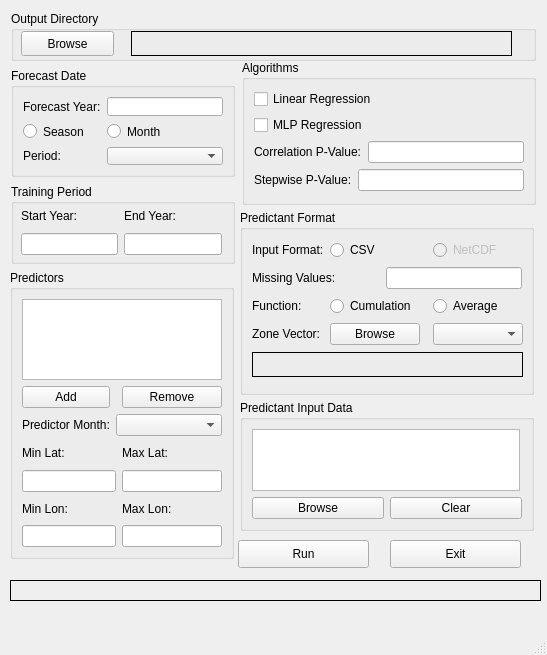
<?xml version="1.0" encoding="UTF-8"?>
<ui version="4.0">
 <class>MainWindow</class>
 <widget class="QMainWindow" name="MainWindow">
  <property name="geometry">
   <rect>
    <x>0</x>
    <y>0</y>
    <width>547</width>
    <height>655</height>
   </rect>
  </property>
  <property name="minimumSize">
   <size>
    <width>547</width>
    <height>655</height>
   </size>
  </property>
  <property name="maximumSize">
   <size>
    <width>547</width>
    <height>655</height>
   </size>
  </property>
  <property name="windowTitle">
   <string>SADC Climate Forecasting Tool v1.3.3</string>
  </property>
  <property name="windowIcon">
   <iconset>
    <normaloff>sadc.ico</normaloff>sadc.ico</iconset>
  </property>
  <widget class="QWidget" name="centralwidget">
   <widget class="QGroupBox" name="groupBox_2">
    <property name="geometry">
     <rect>
      <x>11</x>
      <y>11</y>
      <width>525</width>
      <height>50</height>
     </rect>
    </property>
    <property name="minimumSize">
     <size>
      <width>525</width>
      <height>50</height>
     </size>
    </property>
    <property name="maximumSize">
     <size>
      <width>525</width>
      <height>50</height>
     </size>
    </property>
    <property name="title">
     <string>Output Directory</string>
    </property>
    <widget class="QPushButton" name="outputButton">
     <property name="geometry">
      <rect>
       <x>10</x>
       <y>20</y>
       <width>93</width>
       <height>25</height>
      </rect>
     </property>
     <property name="text">
      <string>Browse</string>
     </property>
    </widget>
    <widget class="QLabel" name="outdirlabel">
     <property name="geometry">
      <rect>
       <x>120</x>
       <y>20</y>
       <width>381</width>
       <height>25</height>
      </rect>
     </property>
     <property name="minimumSize">
      <size>
       <width>381</width>
       <height>25</height>
      </size>
     </property>
     <property name="maximumSize">
      <size>
       <width>381</width>
       <height>25</height>
      </size>
     </property>
     <property name="frameShape">
      <enum>QFrame::Box</enum>
     </property>
     <property name="text">
      <string/>
     </property>
    </widget>
   </widget>
   <widget class="QGroupBox" name="groupBox">
    <property name="geometry">
     <rect>
      <x>11</x>
      <y>68</y>
      <width>224</width>
      <height>109</height>
     </rect>
    </property>
    <property name="minimumSize">
     <size>
      <width>224</width>
      <height>109</height>
     </size>
    </property>
    <property name="maximumSize">
     <size>
      <width>224</width>
      <height>109</height>
     </size>
    </property>
    <property name="title">
     <string>Forecast Date</string>
    </property>
    <layout class="QGridLayout" name="gridLayout">
     <item row="0" column="0">
      <widget class="QLabel" name="label">
       <property name="text">
        <string>Forecast Year:</string>
       </property>
      </widget>
     </item>
     <item row="0" column="1">
      <widget class="QLineEdit" name="fcstyearlineEdit"/>
     </item>
     <item row="1" column="0">
      <widget class="QRadioButton" name="period1Radio">
       <property name="text">
        <string>Season</string>
       </property>
      </widget>
     </item>
     <item row="1" column="1">
      <widget class="QRadioButton" name="period2Radio">
       <property name="text">
        <string>Month</string>
       </property>
      </widget>
     </item>
     <item row="2" column="0">
      <widget class="QLabel" name="label_2">
       <property name="text">
        <string>Period:</string>
       </property>
      </widget>
     </item>
     <item row="2" column="1">
      <widget class="QComboBox" name="periodComboBox"/>
     </item>
    </layout>
   </widget>
   <widget class="QGroupBox" name="groupBox_4">
    <property name="geometry">
     <rect>
      <x>242</x>
      <y>60</y>
      <width>294</width>
      <height>145</height>
     </rect>
    </property>
    <property name="minimumSize">
     <size>
      <width>294</width>
      <height>0</height>
     </size>
    </property>
    <property name="maximumSize">
     <size>
      <width>294</width>
      <height>304</height>
     </size>
    </property>
    <property name="title">
     <string>Algorithms</string>
    </property>
    <layout class="QGridLayout" name="gridLayout_4">
     <item row="0" column="0" colspan="3">
      <widget class="QCheckBox" name="LRcheckBox">
       <property name="text">
        <string>Linear Regression</string>
       </property>
      </widget>
     </item>
     <item row="1" column="0" colspan="3">
      <widget class="QCheckBox" name="MLPcheckBox">
       <property name="text">
        <string>MLP Regression</string>
       </property>
      </widget>
     </item>
     <item row="2" column="0" colspan="2">
      <widget class="QLabel" name="label_7">
       <property name="text">
        <string>Correlation P-Value:</string>
       </property>
      </widget>
     </item>
     <item row="2" column="2">
      <widget class="QLineEdit" name="pvaluelineEdit"/>
     </item>
     <item row="3" column="0">
      <widget class="QLabel" name="label_9">
       <property name="text">
        <string>Stepwise P-Value:</string>
       </property>
      </widget>
     </item>
     <item row="3" column="1" colspan="2">
      <widget class="QLineEdit" name="swpvaluelineEdit"/>
     </item>
    </layout>
   </widget>
   <widget class="QGroupBox" name="TrainingPeriod">
    <property name="geometry">
     <rect>
      <x>11</x>
      <y>184</y>
      <width>224</width>
      <height>80</height>
     </rect>
    </property>
    <property name="minimumSize">
     <size>
      <width>224</width>
      <height>80</height>
     </size>
    </property>
    <property name="maximumSize">
     <size>
      <width>224</width>
      <height>80</height>
     </size>
    </property>
    <property name="title">
     <string>Training Period</string>
    </property>
    <widget class="QWidget" name="layoutWidget">
     <property name="geometry">
      <rect>
       <x>10</x>
       <y>20</y>
       <width>201</width>
       <height>51</height>
      </rect>
     </property>
     <layout class="QGridLayout" name="gridLayout_3">
      <item row="0" column="0">
       <widget class="QLabel" name="label_3">
        <property name="text">
         <string>Start Year:</string>
        </property>
       </widget>
      </item>
      <item row="0" column="1">
       <widget class="QLabel" name="label_4">
        <property name="text">
         <string>End Year:</string>
        </property>
       </widget>
      </item>
      <item row="1" column="0">
       <widget class="QLineEdit" name="startyearLineEdit">
        <property name="minimumSize">
         <size>
          <width>0</width>
          <height>22</height>
         </size>
        </property>
       </widget>
      </item>
      <item row="1" column="1">
       <widget class="QLineEdit" name="endyearLineEdit">
        <property name="minimumSize">
         <size>
          <width>0</width>
          <height>22</height>
         </size>
        </property>
       </widget>
      </item>
     </layout>
    </widget>
   </widget>
   <widget class="QGroupBox" name="groupBox_3">
    <property name="geometry">
     <rect>
      <x>10</x>
      <y>270</y>
      <width>224</width>
      <height>289</height>
     </rect>
    </property>
    <property name="minimumSize">
     <size>
      <width>224</width>
      <height>171</height>
     </size>
    </property>
    <property name="maximumSize">
     <size>
      <width>224</width>
      <height>500</height>
     </size>
    </property>
    <property name="title">
     <string>Predictors</string>
    </property>
    <layout class="QGridLayout" name="gridLayout_5">
     <item row="0" column="0" colspan="3">
      <widget class="QListWidget" name="predictorlistWidget">
       <property name="sizePolicy">
        <sizepolicy hsizetype="Fixed" vsizetype="Fixed">
         <horstretch>0</horstretch>
         <verstretch>0</verstretch>
        </sizepolicy>
       </property>
       <property name="maximumSize">
        <size>
         <width>16777215</width>
         <height>81</height>
        </size>
       </property>
       <property name="baseSize">
        <size>
         <width>0</width>
         <height>0</height>
        </size>
       </property>
       <property name="horizontalScrollBarPolicy">
        <enum>Qt::ScrollBarAlwaysOff</enum>
       </property>
       <property name="selectionMode">
        <enum>QAbstractItemView::SingleSelection</enum>
       </property>
      </widget>
     </item>
     <item row="1" column="0">
      <widget class="QPushButton" name="addpredictButton">
       <property name="text">
        <string>Add</string>
       </property>
      </widget>
     </item>
     <item row="1" column="2">
      <widget class="QPushButton" name="removepredictButton">
       <property name="text">
        <string>Remove</string>
       </property>
      </widget>
     </item>
     <item row="2" column="0">
      <widget class="QLabel" name="label_6">
       <property name="text">
        <string>Predictor Month:</string>
       </property>
      </widget>
     </item>
     <item row="2" column="1" colspan="2">
      <widget class="QComboBox" name="predictMonthComboBox"/>
     </item>
     <item row="3" column="0">
      <widget class="QLabel" name="label_15">
       <property name="text">
        <string>Min Lat:</string>
       </property>
      </widget>
     </item>
     <item row="3" column="2">
      <widget class="QLabel" name="label_5">
       <property name="text">
        <string>Max Lat:</string>
       </property>
      </widget>
     </item>
     <item row="4" column="0" colspan="2">
      <widget class="QLineEdit" name="minlatLineEdit">
       <property name="minimumSize">
        <size>
         <width>0</width>
         <height>22</height>
        </size>
       </property>
      </widget>
     </item>
     <item row="4" column="2">
      <widget class="QLineEdit" name="maxlatLineEdit">
       <property name="minimumSize">
        <size>
         <width>0</width>
         <height>22</height>
        </size>
       </property>
      </widget>
     </item>
     <item row="5" column="0">
      <widget class="QLabel" name="label_17">
       <property name="text">
        <string>Min Lon:</string>
       </property>
      </widget>
     </item>
     <item row="5" column="2">
      <widget class="QLabel" name="label_16">
       <property name="text">
        <string>Max Lon:</string>
       </property>
      </widget>
     </item>
     <item row="6" column="0" colspan="2">
      <widget class="QLineEdit" name="minlonLineEdit">
       <property name="minimumSize">
        <size>
         <width>0</width>
         <height>22</height>
        </size>
       </property>
      </widget>
     </item>
     <item row="6" column="2">
      <widget class="QLineEdit" name="maxlonLineEdit">
       <property name="minimumSize">
        <size>
         <width>0</width>
         <height>22</height>
        </size>
       </property>
      </widget>
     </item>
    </layout>
   </widget>
   <widget class="QGroupBox" name="groupBox_6">
    <property name="geometry">
     <rect>
      <x>240</x>
      <y>210</y>
      <width>294</width>
      <height>185</height>
     </rect>
    </property>
    <property name="minimumSize">
     <size>
      <width>294</width>
      <height>185</height>
     </size>
    </property>
    <property name="maximumSize">
     <size>
      <width>294</width>
      <height>185</height>
     </size>
    </property>
    <property name="title">
     <string>Predictant Format</string>
    </property>
    <layout class="QGridLayout" name="gridLayout_7">
     <item row="0" column="0">
      <widget class="QLabel" name="label_11">
       <property name="text">
        <string>Input Format:</string>
       </property>
      </widget>
     </item>
     <item row="0" column="1">
      <widget class="QRadioButton" name="CSVRadio">
       <property name="text">
        <string>CSV</string>
       </property>
       <attribute name="buttonGroup">
        <string notr="true">buttonGroup</string>
       </attribute>
      </widget>
     </item>
     <item row="0" column="3">
      <widget class="QRadioButton" name="NetCDFRadio">
       <property name="enabled">
        <bool>false</bool>
       </property>
       <property name="text">
        <string>NetCDF</string>
       </property>
       <attribute name="buttonGroup">
        <string notr="true">buttonGroup</string>
       </attribute>
      </widget>
     </item>
     <item row="1" column="0" colspan="2">
      <widget class="QLabel" name="label_14">
       <property name="text">
        <string>Missing Values:</string>
       </property>
      </widget>
     </item>
     <item row="1" column="2" colspan="2">
      <widget class="QLineEdit" name="missingvalueslineEdit">
       <property name="text">
        <string/>
       </property>
      </widget>
     </item>
     <item row="2" column="0">
      <widget class="QLabel" name="label_12">
       <property name="text">
        <string>Function:</string>
       </property>
      </widget>
     </item>
     <item row="2" column="1" colspan="2">
      <widget class="QRadioButton" name="cumRadio">
       <property name="text">
        <string>Cumulation</string>
       </property>
       <attribute name="buttonGroup">
        <string notr="true">buttonGroup_2</string>
       </attribute>
      </widget>
     </item>
     <item row="2" column="3">
      <widget class="QRadioButton" name="avgRadio">
       <property name="text">
        <string>Average</string>
       </property>
       <attribute name="buttonGroup">
        <string notr="true">buttonGroup_2</string>
       </attribute>
      </widget>
     </item>
     <item row="3" column="0">
      <widget class="QLabel" name="label_10">
       <property name="text">
        <string>Zone Vector:</string>
       </property>
      </widget>
     </item>
     <item row="3" column="1" colspan="2">
      <widget class="QPushButton" name="ZoneButton">
       <property name="maximumSize">
        <size>
         <width>90</width>
         <height>16777215</height>
        </size>
       </property>
       <property name="text">
        <string>Browse</string>
       </property>
      </widget>
     </item>
     <item row="3" column="3">
      <widget class="QComboBox" name="zoneIDcomboBox">
       <property name="minimumSize">
        <size>
         <width>90</width>
         <height>0</height>
        </size>
       </property>
      </widget>
     </item>
     <item row="4" column="0" colspan="4">
      <widget class="QLabel" name="zonevectorlabel">
       <property name="minimumSize">
        <size>
         <width>271</width>
         <height>25</height>
        </size>
       </property>
       <property name="maximumSize">
        <size>
         <width>271</width>
         <height>25</height>
        </size>
       </property>
       <property name="frameShape">
        <enum>QFrame::Box</enum>
       </property>
       <property name="text">
        <string/>
       </property>
      </widget>
     </item>
    </layout>
   </widget>
   <widget class="QGroupBox" name="groupBox_8">
    <property name="geometry">
     <rect>
      <x>240</x>
      <y>400</y>
      <width>294</width>
      <height>131</height>
     </rect>
    </property>
    <property name="sizePolicy">
     <sizepolicy hsizetype="Preferred" vsizetype="Fixed">
      <horstretch>0</horstretch>
      <verstretch>0</verstretch>
     </sizepolicy>
    </property>
    <property name="minimumSize">
     <size>
      <width>224</width>
      <height>131</height>
     </size>
    </property>
    <property name="maximumSize">
     <size>
      <width>547</width>
      <height>131</height>
     </size>
    </property>
    <property name="title">
     <string>Predictant Input Data</string>
    </property>
    <layout class="QGridLayout" name="gridLayout_2">
     <item row="0" column="0" colspan="2">
      <widget class="QListWidget" name="predictantlistWidget">
       <property name="sizePolicy">
        <sizepolicy hsizetype="Fixed" vsizetype="Fixed">
         <horstretch>0</horstretch>
         <verstretch>0</verstretch>
        </sizepolicy>
       </property>
       <property name="minimumSize">
        <size>
         <width>268</width>
         <height>0</height>
        </size>
       </property>
       <property name="maximumSize">
        <size>
         <width>16777215</width>
         <height>81</height>
        </size>
       </property>
       <property name="baseSize">
        <size>
         <width>0</width>
         <height>0</height>
        </size>
       </property>
       <property name="horizontalScrollBarPolicy">
        <enum>Qt::ScrollBarAlwaysOff</enum>
       </property>
      </widget>
     </item>
     <item row="1" column="0">
      <widget class="QPushButton" name="browsepredictantButton">
       <property name="text">
        <string>Browse</string>
       </property>
      </widget>
     </item>
     <item row="1" column="1">
      <widget class="QPushButton" name="clearpredictantButton">
       <property name="text">
        <string>Clear</string>
       </property>
      </widget>
     </item>
    </layout>
   </widget>
   <widget class="QPushButton" name="runButton">
    <property name="geometry">
     <rect>
      <x>238</x>
      <y>540</y>
      <width>131</width>
      <height>28</height>
     </rect>
    </property>
    <property name="minimumSize">
     <size>
      <width>131</width>
      <height>0</height>
     </size>
    </property>
    <property name="maximumSize">
     <size>
      <width>131</width>
      <height>16777215</height>
     </size>
    </property>
    <property name="text">
     <string>Run</string>
    </property>
   </widget>
   <widget class="QPushButton" name="stopButton">
    <property name="geometry">
     <rect>
      <x>390</x>
      <y>540</y>
      <width>131</width>
      <height>28</height>
     </rect>
    </property>
    <property name="minimumSize">
     <size>
      <width>131</width>
      <height>28</height>
     </size>
    </property>
    <property name="maximumSize">
     <size>
      <width>131</width>
      <height>28</height>
     </size>
    </property>
    <property name="text">
     <string>Exit</string>
    </property>
   </widget>
   <widget class="QLabel" name="progresslabel">
    <property name="geometry">
     <rect>
      <x>10</x>
      <y>580</y>
      <width>531</width>
      <height>21</height>
     </rect>
    </property>
    <property name="minimumSize">
     <size>
      <width>531</width>
      <height>0</height>
     </size>
    </property>
    <property name="maximumSize">
     <size>
      <width>531</width>
      <height>21</height>
     </size>
    </property>
    <property name="frameShape">
     <enum>QFrame::Box</enum>
    </property>
    <property name="text">
     <string/>
    </property>
   </widget>
  </widget>
  <widget class="QMenuBar" name="menubar">
   <property name="geometry">
    <rect>
     <x>0</x>
     <y>0</y>
     <width>547</width>
     <height>26</height>
    </rect>
   </property>
  </widget>
  <widget class="QStatusBar" name="statusbar"/>
 </widget>
 <resources/>
 <connections/>
 <buttongroups>
  <buttongroup name="buttonGroup_2"/>
  <buttongroup name="buttonGroup"/>
 </buttongroups>
</ui>
